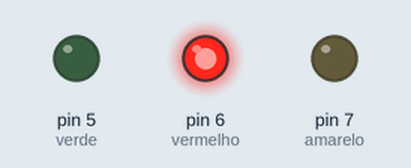
This sketch was run on a simulated Arduino Uno, built with avr-gcc and run on an emulated ATmega328P. Shown: output pins drawn as LEDs (lit = HIGH).

Above: at 2.5 s.
At 5.2 s:
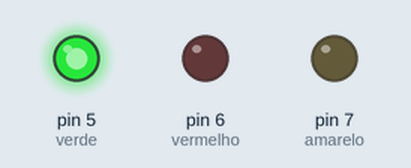
At 5.6 s:
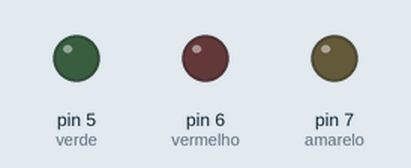
At 9.2 s:
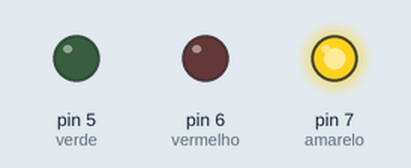
Timing chart, 0 to 16.5 s (numbered marks = the images above):
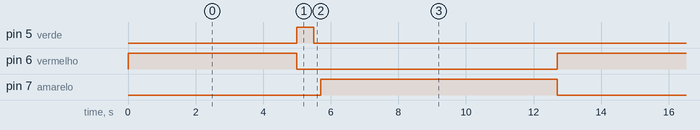

Measured:
- by itself, pin 5 (verde): alternates HIGH for 0.50 s and LOW for 12.2 s
- by itself, pin 6 (vermelho): alternates HIGH for 5.0 s and LOW for 7.7 s
- by itself, pin 7 (amarelo): alternates HIGH for 7.0 s and LOW for 5.7 s

The sketch:

acender_led_bot_o1.ino
```cpp
const int verde = 5;
const int amarelo = 7;
const int vermelho = 6;

void setup()
{
  pinMode(verde, OUTPUT);
  pinMode(amarelo, OUTPUT);
  pinMode(vermelho, OUTPUT);
}

void loop()
{
  digitalWrite(vermelho, HIGH);
  delay(5000);
  digitalWrite(vermelho, LOW);
  digitalWrite(verde, HIGH);
  delay(500);
  digitalWrite(verde, LOW);
  delay(200);
  digitalWrite(amarelo, HIGH);
  delay(7000);
  digitalWrite(amarelo, LOW);
}
```
